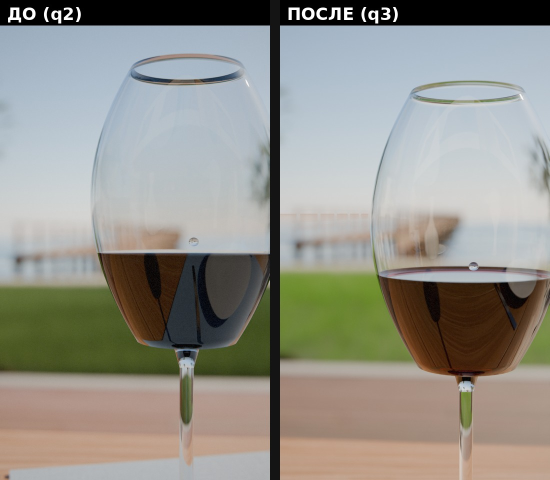
#> input picture videos/storm/reports/q3/compare_glass.jpg, 1100 x 960 px, given in place of wide_photo.png, which was not available (shown at 1/2 size)
$ python compare_sheets.py ../reports/q3 ../reports/q3/compare_s01.jpg ../reports/q3/compare_s01.jpg ../reports/q3/compare_s01.jpg ../reports/q3/compare_s01.jpg
#> lines starting #> are read from the running program, lines starting #| are printed output that depends on the picture
"""BEFORE / AFTER sheets + 1:1 zoom crops (wood, foliage, glass, facade). python3 compare_sheets.py before_dir after_dir out_dir"""
import sys
from pathlib import Path
from PIL import Image, ImageDraw, ImageFont

B, A, O = Path(sys.argv[1]), Path(sys.argv[2]), Path(sys.argv[3]); LB = sys.argv[4] if len(sys.argv) > 4 else "ДО (q2)"; LA = sys.argv[5] if len(sys.argv) > 5 else "ПОСЛЕ (q3)"; O.mkdir(parents=True, exist_ok=True)
try:
    F = ImageFont.truetype("/usr/share/fonts/truetype/dejavu/DejaVuSans-Bold.ttf", 34)
    f2 = ImageFont.truetype("/usr/share/fonts/truetype/dejavu/DejaVuSans.ttf", 26)
except OSError:
    F = f2 = ImageFont.load_default()

CROPS = {  # shot: [(label, (x0, y0, x1, y1)) in 1080x1920 pixels]
    "wide": [("листва / деревья", (0, 650, 420, 1150)), ("газон, передний план", (0, 1480, 700, 1920)),
             ("фасад, остекление", (380, 560, 860, 1000))],
    "s01": [("доска террасы", (0, 1450, 700, 1920)), ("стул, тик", (560, 1150, 1080, 1700)),
            ("штукатурка, софит", (650, 120, 1080, 560))],
    "glass": [("вино, мениск, капля", (380, 880, 1000, 1400)), ("стекло, кромка", (450, 300, 1000, 760)),
              ("фон: пирс, дымка", (0, 700, 520, 1100))],
}


def label(im, text, sub=None):
    d = ImageDraw.Draw(im); d.rectangle((0, 0, im.width, 50 if not sub else 84), fill=(0, 0, 0))
    d.text((14, 8), text, font=F, fill=(255, 255, 255))
    if sub:
        d.text((14, 50), sub, font=f2, fill=(210, 210, 210))
    return im


for shot in CROPS:
    b = Image.open(B / f"{shot}_photo.png").convert("RGB"); a = Image.open(A / f"{shot}_photo.png").convert("RGB")
#> further down, b is the input picture: PIL image 1100x960 RGB; mean R, G, B 147.1, 145.8, 137.8
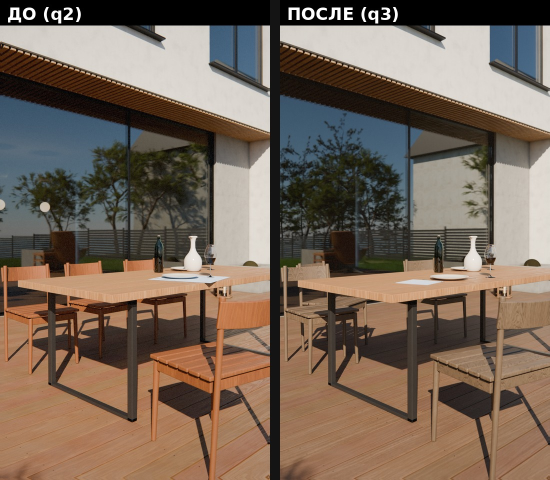
#> input picture videos/storm/reports/q3/compare_s01.jpg, 1100 x 960 px, given in place of wide_photo.png, which was not available (shown at 1/2 size)
#> further down, a is the input picture: PIL image 1100x960 RGB; mean R, G, B 118.6, 102.1, 88.3
    half = (540, 960)
    sheet = Image.new("RGB", (1080 + 20, 960), (20, 20, 20))
#> sheet: PIL image 1100x960 RGB; every value is 20
    sheet.paste(label(b.resize(half, Image.LANCZOS), LB), (0, 0))
    sheet.paste(label(a.resize(half, Image.LANCZOS), LA), (560, 0))
#> call 2 of label, with text = '../reports/q3/compare_s01.jpg'
#> in label (call 2), `d = ImageDraw.Draw(im)`:
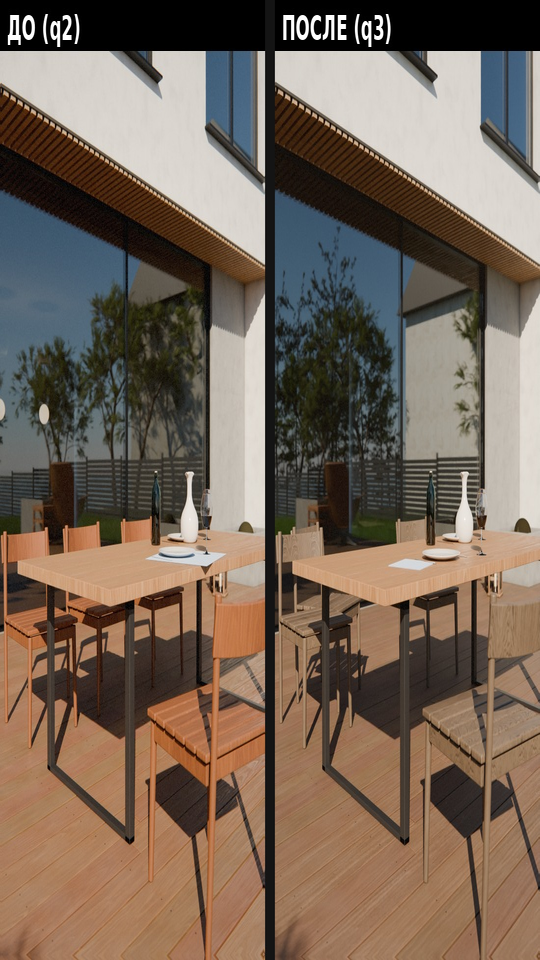
#> im: PIL image 540x960 RGB; mean R, G, B 118.6, 102.1, 88.3
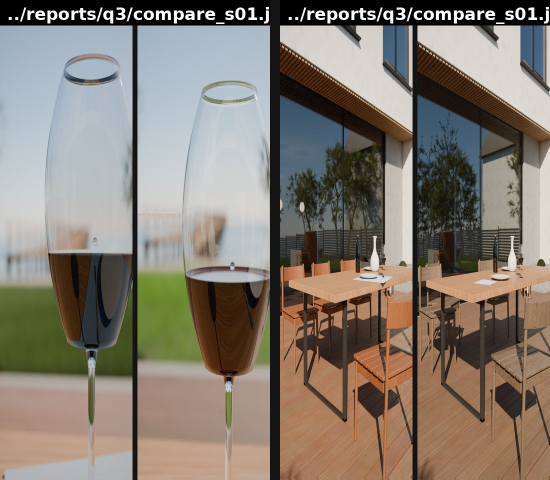
#> sheet: PIL image 1100x960 RGB (shown at 1/2 size); mean R, G, B 132.3, 123.5, 112.9
    sheet.save(O / f"compare_{shot}.jpg", quality=92)
    for k, (name, box) in enumerate(CROPS[shot]):
        cb, ca = b.crop(box), a.crop(box)
        w, h = cb.size; s = min(1.0, 700 / w) * 1.0
        cb = cb.resize((int(w * s), int(h * s)), Image.LANCZOS); ca = ca.resize((int(w * s), int(h * s)), Image.LANCZOS)
        z = Image.new("RGB", (cb.width * 2 + 16, cb.height), (20, 20, 20))
        z.paste(label(cb, "ДО", name), (0, 0)); z.paste(label(ca, "ПОСЛЕ", name), (cb.width + 16, 0))
        z.save(O / f"zoom_{shot}_{k}.jpg", quality=92)
#> this loop made 3 passes
#> pass 1, `z.save(O / f"zoom_{shot}_{k}.jpg", quality=92)`:
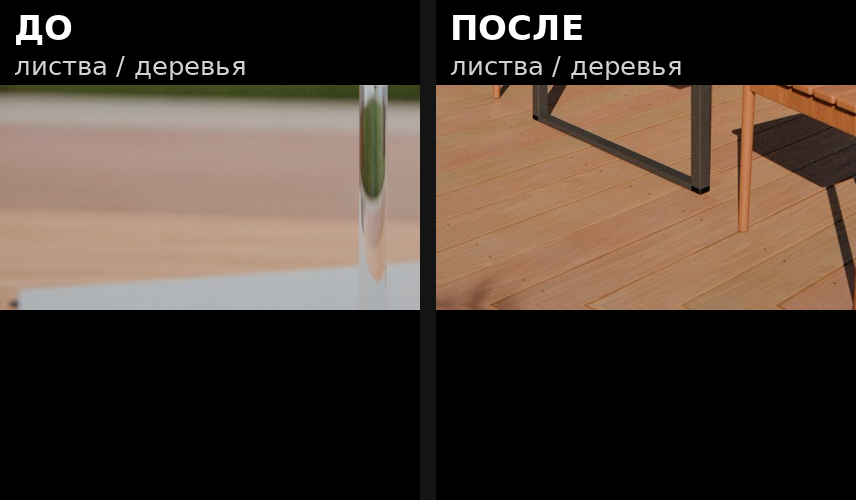
#> saved as zoom_wide_0.jpg: PIL image 856x500 RGB; mean R, G, B 74.9, 61.1, 51.3
#> after the loop:
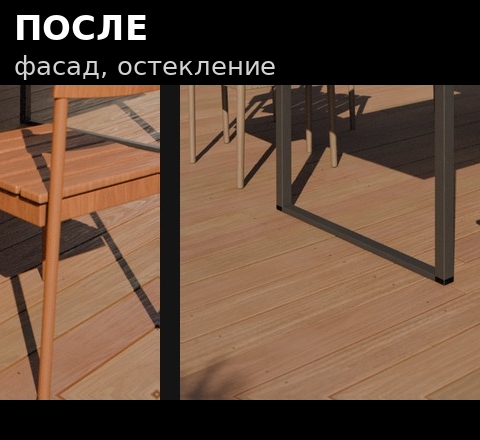
#> ca: PIL image 480x440 RGB; mean R, G, B 99.3, 74.5, 57.1
#> after the loop:
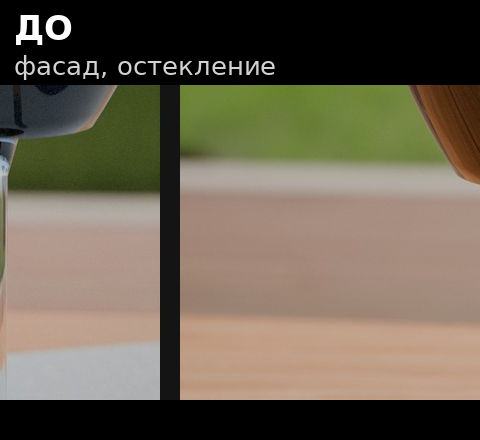
#> cb: PIL image 480x440 RGB; mean R, G, B 106, 96.4, 80.2
#> after the loop:
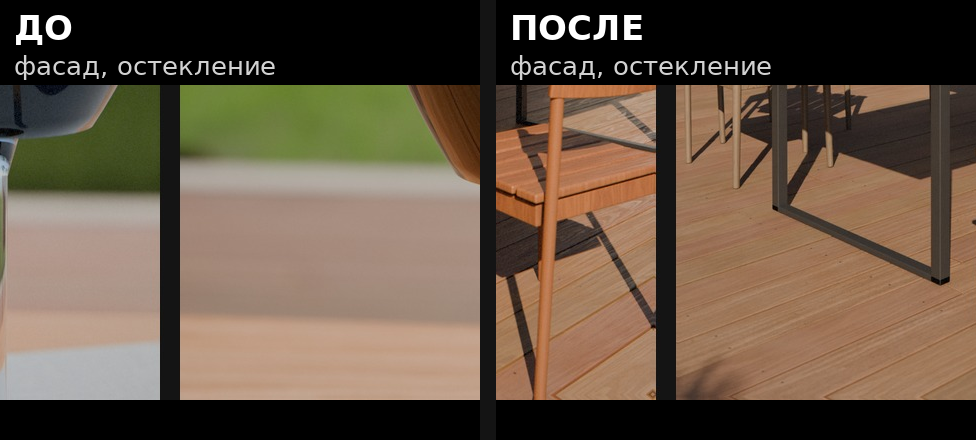
#> z: PIL image 976x440 RGB; mean R, G, B 101.3, 84.4, 67.9
#> (the run stopped early here; a loop or call above may not have finished)
